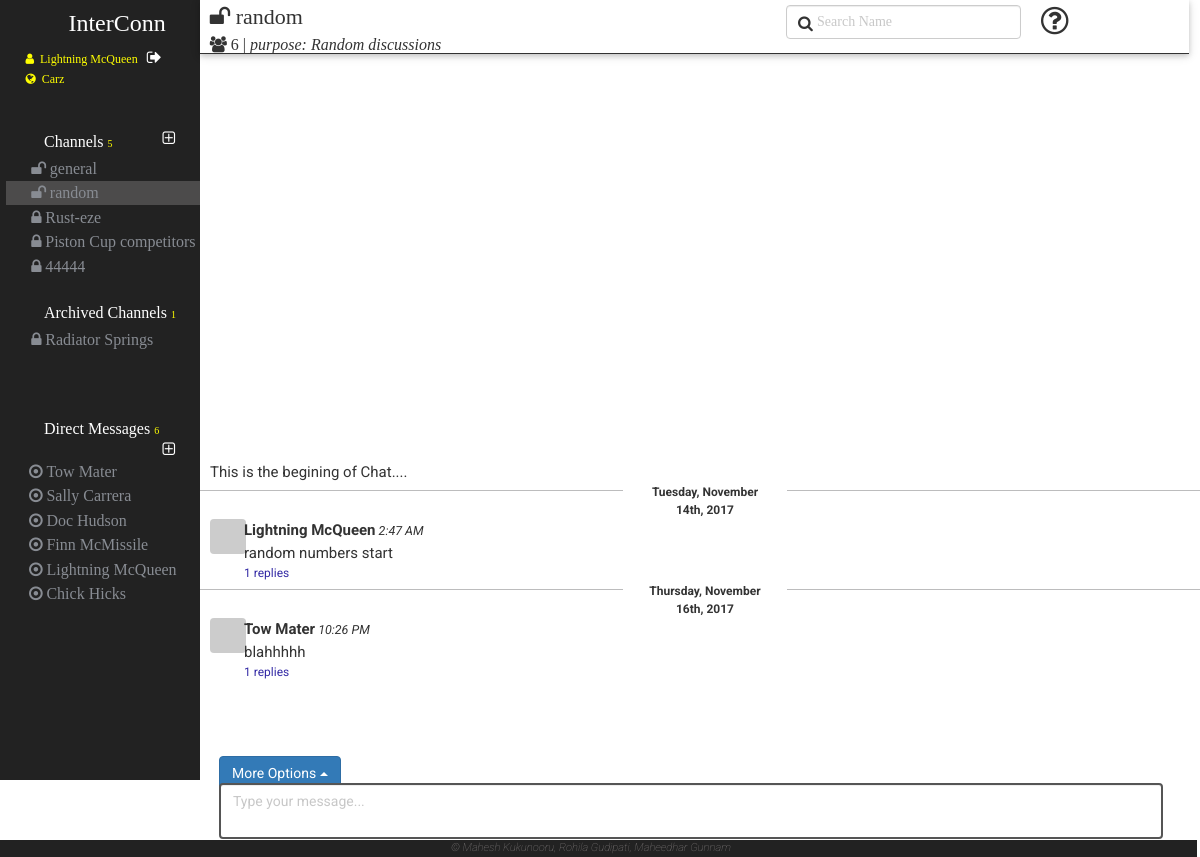
The app's page /HomePage.php?channel=4 (signed in) with its own data.
### tables this page shows
CREATE TABLE IF NOT EXISTS `user` (
  `user_id` bigint(20) NOT NULL,
  `user_name` varchar(50) NOT NULL,
  `first_name` varchar(50) NOT NULL,
  `last_name` varchar(50) NOT NULL,
  `email_id` varchar(50) NOT NULL,
  `profile_pic` varchar(150) NOT NULL DEFAULT './images/0.jpeg',
  `password` varchar(150) NOT NULL,
  `phone_number` varchar(10) NOT NULL,
  `what_i_do` varchar(150) NOT NULL,
  `status` varchar(150) NOT NULL,
  `status_emoji` bigint(20) DEFAULT NULL,
  `skype` varchar(150) NOT NULL,
  `profile_pic_pref` int(11) NOT NULL DEFAULT '-1',
  `github_avatar` varchar(200) NOT NULL DEFAULT '0'
);

CREATE TABLE IF NOT EXISTS `workspace` (
  `workspace_id` bigint(20) NOT NULL,
  `workspace_name` varchar(50) NOT NULL,
  `workspace_domain` varchar(50) NOT NULL,
  `created_by` bigint(20) NOT NULL,
  `created_at` timestamp NOT NULL DEFAULT CURRENT_TIMESTAMP ON UPDATE CURRENT_TIMESTAMP
);

CREATE TABLE IF NOT EXISTS `channel` (
  `channel_id` bigint(20) NOT NULL,
  `channel_name` text NOT NULL,
  `type` varchar(50) NOT NULL,
  `purpose` text NOT NULL,
  `created_by` bigint(20) NOT NULL,
  `created_at` timestamp NOT NULL DEFAULT CURRENT_TIMESTAMP ON UPDATE CURRENT_TIMESTAMP,
  `is_archive` int(11) NOT NULL DEFAULT '0'
);

CREATE TABLE IF NOT EXISTS `message` (
  `message_id` bigint(20) NOT NULL,
  `created_by` bigint(20) NOT NULL,
  `created_at` timestamp NOT NULL DEFAULT CURRENT_TIMESTAMP,
  `message_place` bigint(20) NOT NULL,
  `content` text NOT NULL,
  `is_threaded` int(11) NOT NULL DEFAULT '0',
  `is_active` int(11) NOT NULL DEFAULT '0',
  `edited_at` timestamp NOT NULL DEFAULT '0000-00-00 00:00:00',
  `has_shared_content` int(11) NOT NULL DEFAULT '0',
  `is_specialmessage` int(11) NOT NULL DEFAULT '0',
  `code_type` int(11) NOT NULL DEFAULT '0'
);

### HomePage.php (the view, shortened to what the rows shown need)
<?php
	include_once "./services/WebService.php";
	include_once "./services/MainMessages.php";
	if($_SESSION['loggedIn'])
	{
		$web_service = new WebService();
    $userDetails = json_decode($web_service->getUserDetails($_SESSION['userid']));
    $workspaceDetails = json_decode($web_service->getWorkspaceDetails($_SESSION['userid']));
    $workspaceName=$workspaceDetails[0]->workspace_name;
    $workspaceid=$workspaceDetails[0]->workspace_id;
	$is_admin=0;
    $channelDetails = json_decode($web_service->getChannelsDetails($_SESSION['userid'],$workspaceid,$is_admin));
    $directMessagesDetails = json_decode($web_service->getDirectMessagesDetails($workspaceDetails[0]->workspace_id));
    $groupMembers=json_decode($web_service->getSpecificChannelUserDetails($_GET["channel"]));
    $groupMembersWholeDet=json_decode($web_service->getSpecificChannelUserDetWithIDs($_GET["channel"]));
  	$channelstr='';
   	$archiveChannelstr='';
   	$directMessagestr='';
		if ($channelDetails!='')
		{
           foreach($channelDetails as $channel)
           {
           		if($channel->is_archive==0)
           		{
	                if($channel->channel_id==$_GET["channel"])
					{
	                    $channelstr.='<li class="active currentChannel">';
					}
	                else
	                    $channelstr.='<li class="active">';
	                if($channel->type=='private')
	                    $channelstr.=' <a href="./HomePage.php?channel='.$channel->channel_id.'"><span class="channelPrivacyLevel"><i class="fa fa-lock"></i></span><span class="'.$channel->channel_id.'" >'.htmlspecialchars($channel->channel_name).'</span></a>';
	                else
	                    $channelstr.='<a href="./HomePage.php?channel='.$channel->channel_id.'"><span class="channelPrivacyLevel"><i class="fa fa-unlock"></i></span><span class="'.$channel->channel_id.'" >'.htmlspecialchars($channel->channel_name).'</span></a>';
	                $channelstr.='</li>';
	            }
	            else if($channel->is_archive==1)
	            {
	            	if($channel->channel_id==$_GET["channel"])
					{
	                    $archiveChannelstr.='<li class="active currentChannel">';
						$flag=1;
					}
	                else
	                    $archiveChannelstr.='<li class="active">';
	                if($channel->type=='private')
	                    $archiveChannelstr.=' <a href="./HomePage.php?channel='.$channel->channel_id.'"><span class="channelPrivacyLevel"><i class="fa fa-lock"></i></span><span class="'.$channel->channel_id.'" >'.htmlspecialchars($channel->channel_name).'</span></a>';
	                else
	                    $archiveChannelstr.='<a href="./HomePage.php?channel='.$channel->channel_id.'"><span class="channelPrivacyLevel"><i class="fa fa-unlock"></i></span><span class="'.$channel->channel_id.'" >'.htmlspecialchars($channel->channel_name).'</span></a>';
	                $archiveChannelstr.='</li>';
	            }
           }
        }
		if ($directMessagesDetails!='')
		{
           foreach($directMessagesDetails as $directMessage)
           {
                $directMessagestr.=' <li touserid="" class="active"><a href="#"> <span class="channelPrivacyLevel"><i class="fa fa-dot-circle-o"></i></span><span class="" >'.htmlspecialchars($directMessage->first_name).' '.htmlspecialchars($directMessage->last_name).'</span></a></li>';
           }
        }
	}
?>
<html lang="en">
	<head>
        <link rel="stylesheet" href="./scripts/select2/select2.css">
		<link rel="stylesheet" href="https://maxcdn.bootstrapcdn.com/bootstrap/3.3.7/css/bootstrap.min.css">
		<link rel="stylesheet" href="./CSS/home_site.css">
		<link rel="stylesheet" href="./Assets/w3.css">
		<link rel="stylesheet" href="https://cdnjs.cloudflare.com/ajax/libs/font-awesome/4.7.0/css/font-awesome.min.css">
        <link rel="stylesheet" href="https://code.getmdl.io/1.1.3/material.orange-indigo.min.css">
        <link rel="stylesheet" href="CSS/main_lc.css">
	</head>
	<body>
	<div class="container-fluid">
		<div class="row">
			<div class="col-xs-2 verticle_navbar_HP">
				<div class="row menu_leftMain_HP">
					<div class="row leftMenuContentWrapper_HP" >
						<div class="row loginDetails">
							<span class="loggedIn_user" id='<?php  echo $userDetails[0]->user_id ?>' title='<?php
                            if($is_admin){
                                echo "Welcome Admin";
                            }else{
                                echo "Welcome ".htmlspecialchars($userDetails[0]->first_name).' '.htmlspecialchars($userDetails[0]->last_name);
                            }
                            ?>'><i class="fa fa-user"></i>&nbsp;&nbsp;<?php  echo htmlspecialchars($userDetails[0]->first_name).' '.htmlspecialchars($userDetails[0]->last_name); ?>
                                <a class="signOut" href="./index.php?status=signout" title="Sign Out">
                                </a></span>
                            <br>
							<span class="loggedIn_workspace" id=<?php echo '"'.$workspaceid.'"';?>><i class="fa fa-globe"></i>&nbsp;&nbsp;<?php  echo htmlspecialchars($workspaceName); ?></span> <br>
						</div>
						<div class="row channelsContainer_menu_HP">
							<ul class="row nav navbar-nav channels_UL_List">
								<?php echo $channelstr;?>
						    </ul>
						</div>
						<div class="row archieveChannelsContainer_menu_HP">
							<ul class=" row nav navbar-nav channels_UL_List">
								<?php echo $archiveChannelstr;?>
						    </ul>
						</div>
						<div class="row directMessageContainer_menu_HP">
							<ul class="nav navbar-nav directmessages_UL_List">
						        <?php echo $directMessagestr;?>
						    </ul>
						</div>
					</div>
				</div>
			</div>
			<?php
				if(isset($_GET["channel"])){
                    $currentChannel = json_decode($web_service->getSpecificChannelDetails($_GET["channel"]));
                }
			?>
            <div class="col-xs-10 mainContent_HP">
            	<div class="headerSpace_HP row">
	            	<div class="col-xs-7">
		            	<div class="headerMain row">
		                    <?php
		                        if(isset($_GET["channel"])){
		                            $currentChannel = json_decode($web_service->getSpecificChannelDetails($_GET["channel"]));
		                            if($currentChannel!='')
		                            {
		                                if($currentChannel[0]->type=='private')
		                                    echo '<div class="channelTitle currentChannelTitle col-xs-6 " id="'.$_GET["channel"].'"><i class="fa fa-lock"></i> <span>'. htmlspecialchars($currentChannel[0]->channel_name).'</span></div>';
		                                else if($currentChannel[0]->type=='public')
		                                    echo '<div class="channelTitle currentChannelTitle col-xs-6 " id="'.$_GET["channel"].'"><i class="fa fa-unlock"></i> <span>'. htmlspecialchars($currentChannel[0]->channel_name).'</span></div>';
		                                $purpose=$currentChannel[0]->purpose;
		                            }
		                        }
		                    ?>
		                </div>
                        <?php
                            if($currentChannel[0]->is_archive==0)
                            {
                                echo "<div class='row headerAddon_HP activeChannel'>";
                            }else{
                                echo "<div class='row headerAddon_HP archivedChannel'>";
                            }
                        ?>
                            <span class="channelPurpose headerSpan" title="Channel Purpose">
                                <i>purpose: <?php echo htmlspecialchars($purpose);?></i>
                            </span>
		                </div>
		            </div>
	            </div>
            <div class="row">
                <div class="col-xs-12 regularMessagesWrapper">
                    <div class="row rightContent_wrapper_HP">
                        <div class="messagesList">
                        <?php
                            if(isset($_GET["channel"])){
                                $currentChannelMessages = $web_service->getChannelMessages($_GET["channel"],-1);
                                echo constructMessagesDiv($currentChannelMessages);
                            }
                        ?>
                        </div>
                    </div>
                </div>
            </div>
		</div>
            </div>
		</div>
    <link rel="stylesheet"
          href="//cdnjs.cloudflare.com/ajax/libs/highlight.js/9.12.0/styles/color-brewer.min.css">
	</body>
</html>

### services/MainMessages.php (shortened to what the rows shown need)
<?php
function constructMessagesDiv($messageStr)
{
    $web_service = new WebService();
  $currentChannelMessages = json_decode($messageStr);
  $msgStr='';
  $prevdate='';
  $prevUser='';
  $prevTime='';
  if ($currentChannelMessages!=null)
  {
    $currentChannelMessages=$currentChannelMessages->messages;
      foreach ($currentChannelMessages as $message)
      {
          $currentDate=$web_service->getFormatDate($message->created_at);
          $currentTime=$web_service->getFormatTime($message->created_at);
          if($prevUser=='' && $prevTime=='')
          {
              if($prevdate!=$currentDate)
              {
                  $msgStr.='<div class="row dayDividerWrapper"><div class="daySeperatorLine col-xs-5 pull-left"> </div><div class="dayDividerText col-xs-2">'.$currentDate.'</div><div class="daySeperatorLine col-xs-5 pull-right"> </div></div>';
                  $prevdate=$currentDate;
              }
              $msgStr.='<div class="row messageSet"><div class="col-xs-1 userPic">';
              if($message->profile_pic_pref==1)
              {
                $msgStr.='<div class="defUserPic profilePic" style="background-image:url('.get_gravatar($message->email_id) .') !important;background-size: 36px 36px !important;">';
              }
              $msgStr.='</div></div><div class="col-xs-11 message"><div class="message_header" userid="'. $message->user_id .'" ><b>';
              $msgStr.=htmlspecialchars($message->first_name);
              $msgStr.=' '.htmlspecialchars($message->last_name).'</b><span class="message_time"> ';
              $msgStr.=$currentTime;
              $msgStr.='</span></div>';
              $dynamicClassNameWithId = "messagewithid_".$message->message_id;
              $msgStr.='<div class="message_body '.$dynamicClassNameWithId.'" id="'.$message->message_id.'">';
              $msgStr.= messageContentHelper ($message);
              $msgStr.='<div class="msg_reactionsec">';
                  if($message->is_threaded==1)
                  {
                      $thread=$message->threads->threadCount;
                      $msgStr.="<div class='repliescount' title='view thread'><a href='#'><span>".$thread.'</span> replies'."</a></div>";
                  }
                  $msgStr.=' </div></div>';
              $prevUser=$message->first_name;
              $prevTime=$currentTime;
          }
          else if($prevUser!=$message->first_name || $prevTime!=$currentTime)
          {
              $msgStr.='</div></div>';
              if($prevdate!=$currentDate)
              {
                  $msgStr.='<div class="row dayDividerWrapper"><div class="daySeperatorLine col-xs-5 pull-left"> </div><div class="dayDividerText col-xs-2">'.$currentDate.'</div><div class="daySeperatorLine col-xs-5 pull-right"> </div></div>';
                  $prevdate=$currentDate;
              }
              $msgStr.='<div class="row messageSet"><div class="col-xs-1 userPic">';
              if($message->profile_pic_pref==1)
              {
                $msgStr.='<div class="defUserPic profilePic" style="background-image:url('.get_gravatar($message->email_id) .') !important;background-size: 36px 36px !important;">';
              }
              $msgStr.='</div></div><div class="col-xs-11 message"><div class="message_header" userid="'. $message->user_id .'" ><b>';
              $msgStr.=htmlspecialchars($message->first_name);
              $msgStr.=' '.htmlspecialchars($message->last_name).'</b><span class="message_time"> ';
              $msgStr.=$currentTime;
              $msgStr.='</span></div>';
              $dynamicClassNameWithId = "messagewithid_".$message->message_id;
              $msgStr.='<div class="message_body '.$dynamicClassNameWithId.'" id="'.$message->message_id.'">';
              $msgStr.= messageContentHelper ($message);
              $msgStr.='<div class="msg_reactionsec">';
                if($message->is_threaded==1)
                {
                    $thread=$message->threads->threadCount;
                    $msgStr.="<div class='repliescount' title='view thread'><a href='#'><span>".$thread.'</span> replies'."</a></div>";
                }
                $msgStr.=' </div></div>';
              $prevUser=$message->first_name;
              $prevTime=$currentTime;
          }
      }
      $msgStr.='</div></div>';
  }
  else
  {
      $msgStr="<div>No messages in this channel..</div>";
  }
  echo $msgStr;
}
function get_gravatar( $email) {
    $url = 'https://www.gravatar.com/avatar/';
    $url .= md5( strtolower( trim( $email ) ) );
    $url .= "?s=80&r=g";
    return $url;
}
function messageContentHelper($message){
    $codeSnippLanguagesArr=["html","javascript","python","php"];
    $msgContent ="";
    if($message->is_specialmessage == 2){
        $msgContent= '<div class="msg_content"><div class="well"><pre><code class="'.$codeSnippLanguagesArr[ $message->code_type].'">'.htmlspecialchars($message->content).'</code></pre></div></div>';
    }else{
        $msgContent= '<div class="msg_content">'.htmlspecialchars($message->content).'</div>';
    }
    return $msgContent;
}
?>

### records on screen
user: first_name "Lightning", last_name "McQueen"
workspace: workspace_name "Carz"
channel: channel_name "general"
channel: channel_name "random", purpose "Random discussions"
channel: channel_name "Rust-eze"
channel: channel_name "Piston Cup competitors"
channel: channel_name "44444"
channel: channel_name "Radiator Springs"
user: first_name "Tow", last_name "Mater", profile_pic_pref "1"
user: first_name "Sally", last_name "Carrera"
user: first_name "Doc", last_name "Hudson"
user: first_name "Finn", last_name "McMissile"
user: first_name "Chick", last_name "Hicks"
message: created_at "Tuesday, November 14th, 2017", value "Lightning 2:47 AM", last_name "McQueen", content "random numbers start"
message: created_at "Thursday, November 16th, 2017", value "Tow 10:26 PM", last_name "Mater", content "blahhhhh", created_by.profile_pic_pref "1"

### other values on screen
$channelCount "5"
$archieveChannelCount "1"
count($directMessagesDetails) "6"
$directMessage->first_name "Lightning"
$directMessage->last_name "McQueen"
$user_count "6"
